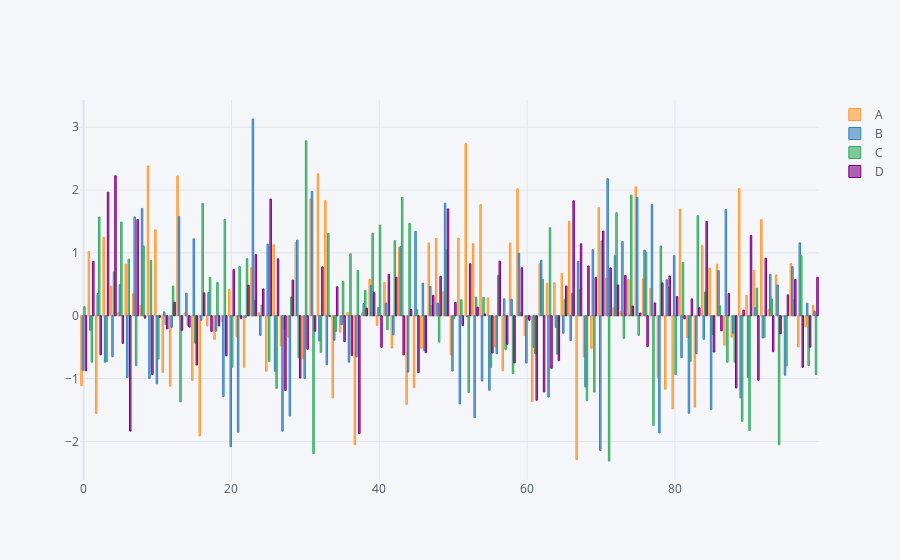

The notebook cell this image was saved under:
### Code cell
df1.iplot(kind='bar',asImage=True)
